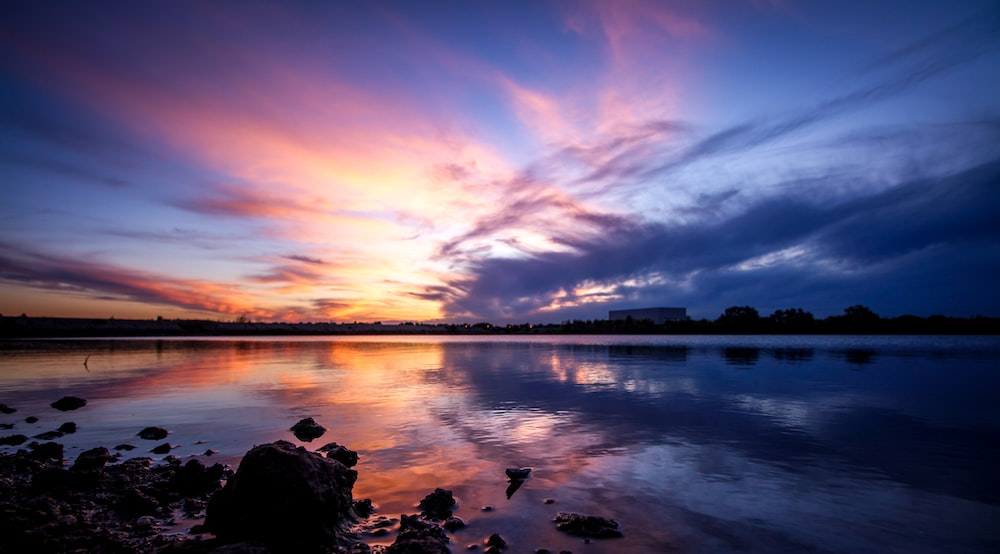
#> input picture Image processing/7prac_class/high.jpeg, 1000 x 554 px, found by its file name
$ python meanmedianfilter.py
#> lines starting #> are read from the running program, lines starting #| are printed output that depends on the picture
# [47 lines of commented-out code are left out]

import numpy as np
import matplotlib.pyplot as plt
import random
import cv2
from scipy.signal import convolve2d

def SaltAndPepper(image, density):
    output = np.zeros(image.shape, np.uint8)
    threshold = 1- density

    # range (0,0) to (h-1,w-1)
    for i in range(image.shape[0]):
          for j in range(image.shape[1]):
               possibility = random.random()
               if possibility < density:
                    output[i][j] = 0
               elif possibility > threshold:
                    output[i][j] = 255
               else:
                    output[i][j] = image[i][j]
    return output

def MeanFilter(image, filter_size):
     height, width = image.shape
     output = np.zeros((height, width),np.uint8)
     result = 0

     #filter size
     if  filter_size == 9:   # (1,1) starting pt
          for j in range(1,image.shape[0]-1):
                for i in range(1,image.shape[1]-1):
                    for y in range(-1 ,2):
                         for x in range(-1,2):
                              result += image[j+y, i+x]
                    output[j][i] =   int(result / filter_size)  # making blanck space
                    result = 0

     elif filter_size == 25: #(2,2) starting pt
             for j in range(2,image.shape[0]-2):
                for i in range(2,image.shape[1]-2):
                    for y in range(-2 ,3):
                         for x in range(-2,3):
                              result += image[j+y, i+x]
                    output[j][i] =   int(result / filter_size)
                    result = 0

     return output

def  MedianFilter(image, filter_size):
     height, width = image.shape[:2]
     #create an empty array with same szie as input image
     output = np.zeros((height, width), np.uint8)

     #create the kernelarray of filter as same size as filter size
     filter_array = [image[0][0]]*filter_size  # making empty array of size [0,0,0,0,0,0,0,0,0]

     #deal with filter size = 3x3
     if filter_size ==9:
          for j in range(1, image.shape[0]-1):
               for i in range(1, image.shape[1]-1):
                    filter_array[0] = image[j-1, i-1]
                    filter_array[1] = image[j, i-1]
                    filter_array[2] = image[j+1, i-1]
                    filter_array[3] = image[j-1, i]
                    filter_array[4] = image[j, i]
                    filter_array[5] = image[j+1, i]
                    filter_array[6] = image[j-1, i+1]
                    filter_array[7] = image[j, i+1]
                    filter_array[8] = image[j+1, i+1]
                    #sort the array
                    filter_array.sort()
                    #nput the medium into ouput array
                    output[j][i] = filter_array[4]
     return output

img = cv2.cvtColor(cv2.imread("E:\\COLLEGE 5TH SEM\\Image processing\\7prac_class\\high.jpeg"), cv2.COLOR_BGR2GRAY)
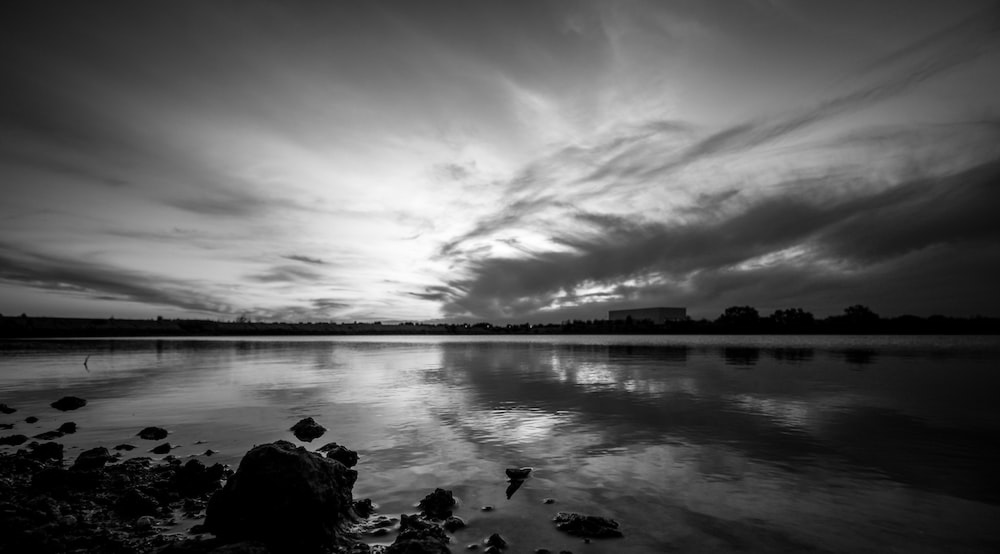
#> img: shape (554, 1000); min 0, max 255, mean 89.7
# img = plt.imread("E:\\college\\2_class\\low.jpg")


plt.figure(figsize=(12,6))
plt.subplot(231)
plt.title("Gray image")
plt.imshow(img, cmap = 'gray')

imageWithNoise=SaltAndPepper(img, 0.1)
#> after the loop in SaltAndPepper, `for i in range(image.shape[0]):`:
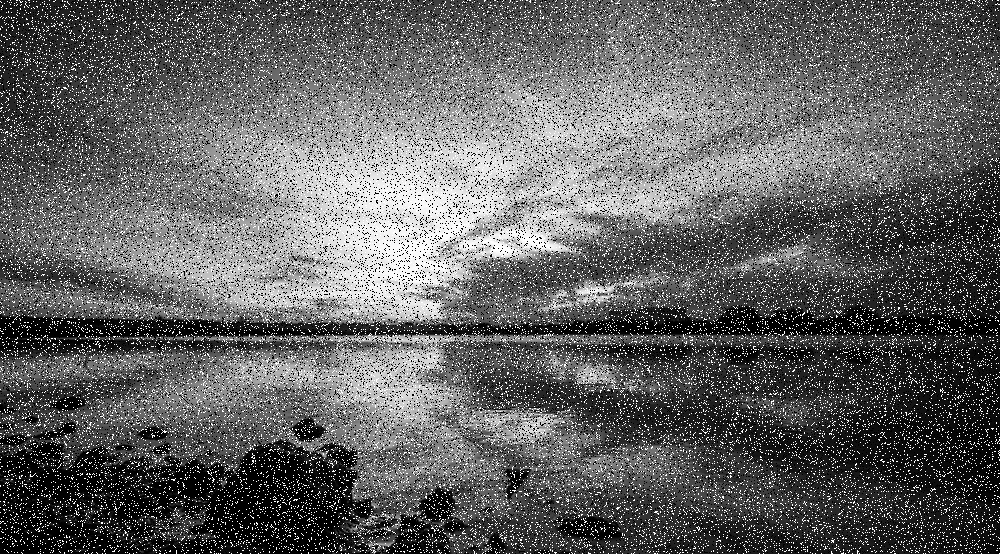
#> output: shape (554, 1000); min 0, max 255, mean 97.2
plt.subplot(232)
plt.title("Noise image")
plt.imshow(imageWithNoise, cmap='gray')

mean_3x3_lenna = MeanFilter(img, 25)
# new_image = mean_3x3_lenna
plt.subplot(233)
plt.title("Mean filter")
plt.imshow(mean_3x3_lenna, cmap='gray')

medium = MedianFilter(img, 9)
#> in MedianFilter, `filter_array = [image[0][0]]*filter_size`: filter_array = [20, 20, 20, 20, 20, 20, 20, 20, 20]
#> after the loop in MedianFilter, `for j in range(1, image.shape[0]-1):`: filter_array = [7, 7, 7, 7, 7, 7, 7, 8, 8]
plt.subplot(234)
plt.title("Median filter")
plt.imshow(medium, cmap='gray')


#input filter size and sigma
filter_size=int(input("Enter filter size (odd integer): "))
#> the answer given: 100
sigma=float(input("Enter sigma (eg 1.5)"))
#> the answer given: 1

# Ensure filter size is odd
if filter_size%2==0:
    filter_size+=1

#create gaussian filter
def gaussian_kernel(size, sigma):
    kernel= np.fromfunction(
        lambda x, y: (1/ (2*np.pi*sigma*2))*np.exp(-((x-(size-1)/2)**2 + (y-(size-1)/2)**2)/(2*sigma*2)),(size,size)
    )
    return kernel / np.sum(kernel)


#generate the gaussian kernal
gaussian_filter_kernel= gaussian_kernel(filter_size, sigma)

#applying gaussian filter convulation
filter_image=convolve2d(img,gaussian_filter_kernel,mode='same',boundary='symm')

plt.subplot(235)
plt.title("Gaussian filter")
plt.imshow(filter_image, cmap='gray')
plt.show()
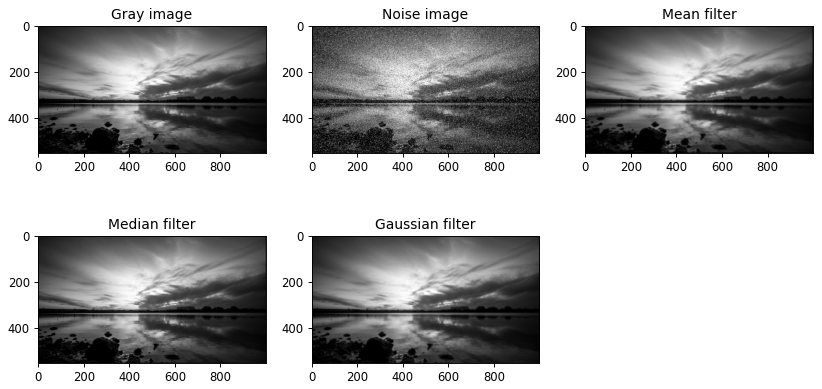
#> figure drawn by matplotlib, 5 panels

# [15 lines of commented-out code are left out]
